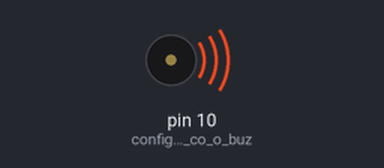
A sketch run on a simulated Arduino Uno, built with avr-gcc and run on an emulated ATmega328P. Shown: buzzer (waves = sounding).

Above: at 0.5 s.
Timing chart, 0 to 4.6 s (numbered marks = the images above):
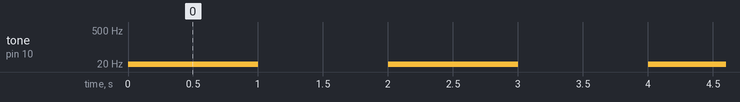

The sketch:

fazendo-barulho-buzzer-1.ino
```cpp
int frequencia = 20;

void setup() {
  pinMode(10, OUTPUT); // configura o pino co o buzzer como saida

}

void loop() {
  tone(10, frequencia); // gera frequencia de 2000Hz no buzzer
  delay(1000);
  noTone(10); // para a frequencia no buzzer
  delay(1000);

}
```

Measured:
- by itself, tone on pin 10 (configura_o_pino_co_o_buz): alternates 20 Hz for 1.0 s and silent for 1.0 s
